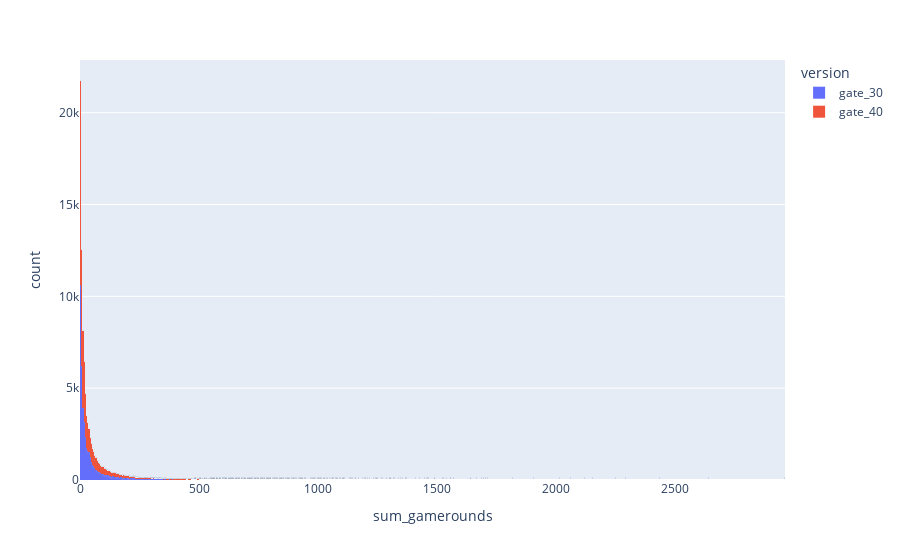

The cell this chart's notebook holds for it:
### Code cell
# ?? в Plotly количественный признак помещается в x, категориальный - в color
px.histogram(df, x = 'sum_gamerounds', color = 'version', text_auto = True) # nbins = n

### Figure 1 — Plotly figure (JSON) as saved in the notebook; plotly's stock layout.template omitted (floating-point values rounded to 4 significant figures; data arrays with more than 128 entries replaced by an {"elided": "..."} marker saying what was removed)
{"data": [{"alignmentgroup": "True", "bingroup": "x", "hovertemplate": "version=gate_30<br>sum_gamerounds=%{x}<br>count=%{y}<extra></extra>", "legendgroup": "gate_30", "marker": {"color": "#636efa", "pattern": {"shape": ""}}, "name": "gate_30", "offsetgroup": "gate_30", "orientation": "v", "showlegend": true, "texttemplate": "%{value}", "type": "histogram", "x": {"elided": "44699 int values"}, "xaxis": "x", "yaxis": "y"}, {"alignmentgroup": "True", "bingroup": "x", "hovertemplate": "version=gate_40<br>sum_gamerounds=%{x}<br>count=%{y}<extra></extra>", "legendgroup": "gate_40", "marker": {"color": "#EF553B", "pattern": {"shape": ""}}, "name": "gate_40", "offsetgroup": "gate_40", "orientation": "v", "showlegend": true, "texttemplate": "%{value}", "type": "histogram", "x": {"elided": "45489 int values"}, "xaxis": "x", "yaxis": "y"}], "layout": {"autosize": true, "barmode": "relative", "legend": {"title": {"text": "version"}, "tracegroupgap": 0}, "margin": {"t": 60}, "xaxis": {"anchor": "y", "autorange": true, "domain": [0, 1], "range": [-0.5, 2964.0], "title": {"text": "sum_gamerounds"}, "type": "linear"}, "yaxis": {"anchor": "x", "autorange": true, "domain": [0, 1], "range": [0, 22870.0], "title": {"text": "count"}}}}
